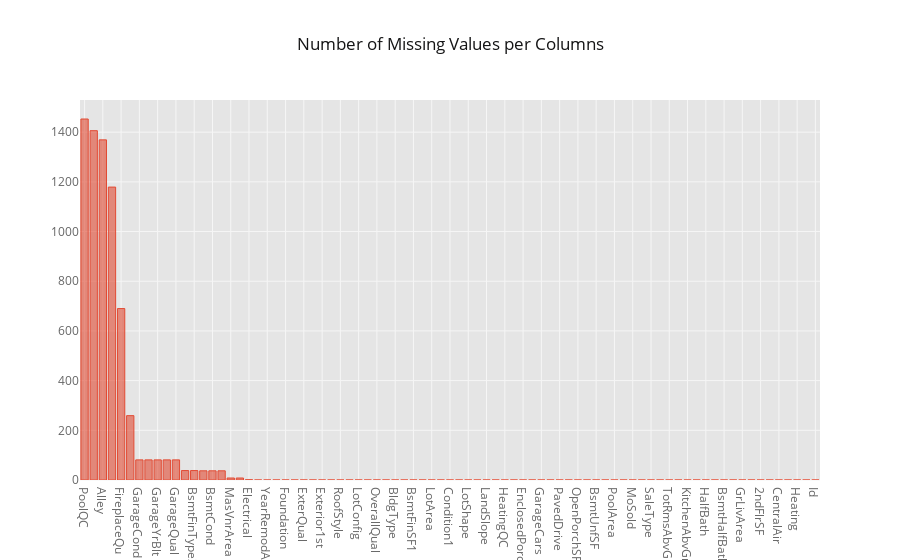

This figure's notebook cell:
### Code cell
df.isna().sum().sort_values(ascending=False).iplot(kind='bar',title='Number of Missing Values per Columns')

### Figure 1 — Plotly figure (JSON) as saved in the notebook; plotly's stock layout.template omitted (floating-point values rounded to 4 significant figures)
{"data": [{"marker": {"color": "rgba(226, 74, 51, 0.6)", "line": {"color": "rgba(226, 74, 51, 1.0)", "width": 1}}, "name": "None", "orientation": "v", "text": "", "type": "bar", "uid": "8a5c7e91-40c8-4271-8714-7da654c725db", "x": ["PoolQC", "MiscFeature", "Alley", "Fence", "FireplaceQu", "LotFrontage", "GarageCond", "GarageType", "GarageYrBlt", "GarageFinish", "GarageQual", "BsmtExposure", "BsmtFinType2", "BsmtFinType1", "BsmtCond", "BsmtQual", "MasVnrArea", "MasVnrType", "Electrical", "Utilities", "YearRemodAdd", "MSSubClass", "Foundation", "ExterCond", "ExterQual", "Exterior2nd", "Exterior1st", "RoofMatl", "RoofStyle", "YearBuilt", "LotConfig", "OverallCond", "OverallQual", "HouseStyle", "BldgType", "Condition2", "BsmtFinSF1", "MSZoning", "LotArea", "Street", "Condition1", "Neighborhood", "LotShape", "LandContour", "LandSlope", "SalePrice", "HeatingQC", "BsmtFinSF2", "EnclosedPorch", "Fireplaces", "GarageCars", "GarageArea", "PavedDrive", "WoodDeckSF", "OpenPorchSF", "3SsnPorch", "BsmtUnfSF", "ScreenPorch", "PoolArea", "MiscVal", "MoSold", "YrSold", "SaleType", "Functional", "TotRmsAbvGrd", "KitchenQual", "KitchenAbvGr", "BedroomAbvGr", "HalfBath", "FullBath", "BsmtHalfBath", "BsmtFullBath", "GrLivArea", "LowQualFinSF", "2ndFlrSF", "1stFlrSF", "CentralAir", "SaleCondition", "Heating", "TotalBsmtSF", "Id"], "y": [1453, 1406, 1369, 1179, 690, 259, 81, 81, 81, 81, 81, 38, 38, 37, 37, 37, 8, 8, 1, 0, 0, 0, 0, 0, 0, 0, 0, 0, 0, 0, 0, 0, 0, 0, 0, 0, 0, 0, 0, 0, 0, 0, 0, 0, 0, 0, 0, 0, 0, 0, 0, 0, 0, 0, 0, 0, 0, 0, 0, 0, 0, 0, 0, 0, 0, 0, 0, 0, 0, 0, 0, 0, 0, 0, 0, 0, 0, 0, 0, 0, 0]}], "layout": {"legend": {"bgcolor": "#FFFFFF", "font": {"color": "#666666"}}, "paper_bgcolor": "#FFFFFF", "plot_bgcolor": "#E5E5E5", "title": {"font": {"color": "#151516"}, "text": "Number of Missing Values per Columns"}, "xaxis": {"gridcolor": "#F6F6F6", "showgrid": true, "tickfont": {"color": "#666666"}, "title": {"font": {"color": "#666666"}, "text": ""}, "zerolinecolor": "#F6F6F6"}, "yaxis": {"gridcolor": "#F6F6F6", "showgrid": true, "tickfont": {"color": "#666666"}, "title": {"font": {"color": "#666666"}, "text": ""}, "zerolinecolor": "#F6F6F6"}}}
